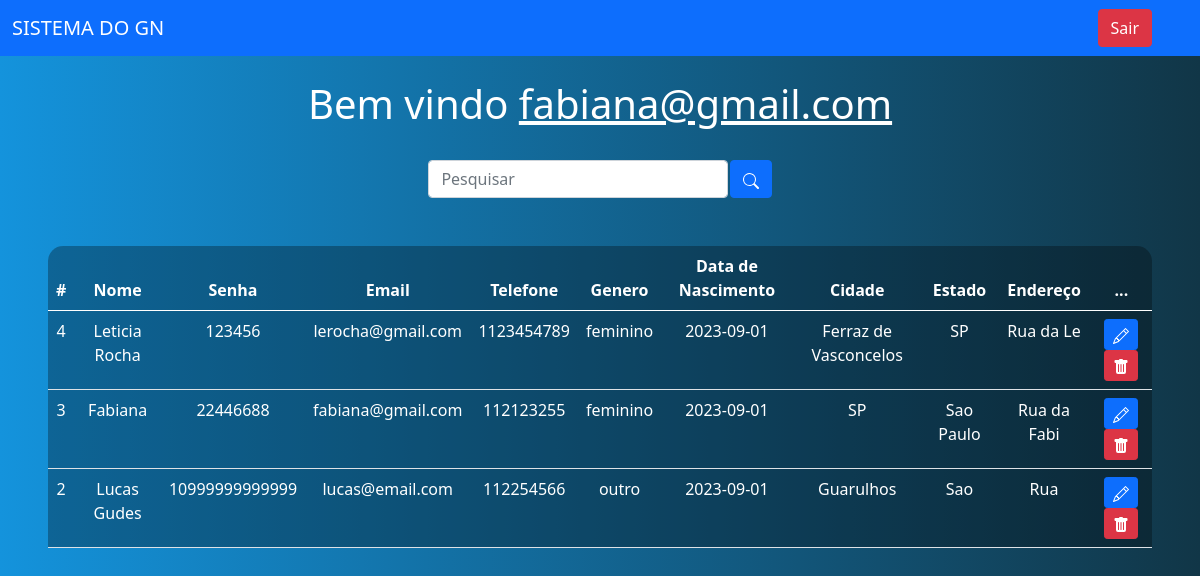
/sistema.php (signed in), run on the app's committed database.
### tables this page shows
CREATE TABLE `usuarios` (
  `id` int(11) NOT NULL,
  `nome` varchar(50) NOT NULL,
  `senha` varchar(20) NOT NULL,
  `email` varchar(110) NOT NULL,
  `telefone` varchar(15) NOT NULL,
  `genero` varchar(15) NOT NULL,
  `data_nasc` date NOT NULL,
  `cidade` varchar(50) NOT NULL,
  `estado` varchar(50) NOT NULL,
  `endereco` varchar(50) NOT NULL
);

### sistema.php (the view, shortened to what this page needs)
<?php
include_once('config.php');
$logado = $_SESSION['email'];
    if (!empty($_GET['search'])) {
        $data = $_GET['search'];
        $sql = "SELECT * FROM usuarios WHERE id LIKE '%$data%' or nome LIKE '%$data%' or email LIKE '%$data%' ORDER BY id DESC";
    } else {
        $sql = "SELECT * FROM usuarios ORDER BY id DESC";
    }
$result = $conexao->query($sql);
?>
<!DOCTYPE html>
<html lang="en">
<head>
    <link href="https://cdn.jsdelivr.net/npm/bootstrap@5.0.2/dist/css/bootstrap.min.css" rel="stylesheet">
</head>
<body>
    <nav class="navbar navbar-expand-lg navbar-dark bg-primary">
        <div class="container-fluid">
            <a class="navbar-brand" href="#">SISTEMA DO GN</a>
        </div>
        <div class="d-flex">
            <a href="sair.php" class="btn btn-danger me-5">Sair</a>
        </div>
    </nav>
    <br>
    <?php
    echo "<h1>Bem vindo <u>$logado</u></h1>";
    ?>
    <br>
    <div class="box-search">
        <input type="search" class="form-control w-25" placeholder="Pesquisar" id="pesquisar">
        <button onclick="searchData()" class="btn btn-primary">
        </button>
    </div>
    <div class="m-5">
        <table class="table text-white table-bg">
            <thead>
                <tr>
                    <th scope="col">#</th>
                    <th scope="col">Nome</th>
                    <th scope="col">Senha</th>
                    <th scope="col">Email</th>
                    <th scope="col">Telefone</th>
                    <th scope="col">Genero</th>
                    <th scope="col">Data de Nascimento</th>
                    <th scope="col">Cidade</th>
                    <th scope="col">Estado</th>
                    <th scope="col">Endereço</th>
                    <th scope="col">...</th>
                </tr>
            </thead>
            <tbody>
                <?php
                while ($user_data = mysqli_fetch_assoc($result)) {
                    echo "<tr>";
                    echo "<td>" . $user_data['id'] . "</td>";
                    echo "<td>" . $user_data['nome'] . "</td>";
                    echo "<td>" . $user_data['senha'] . "</td>";
                    echo "<td>" . $user_data['email'] . "</td>";
                    echo "<td>" . $user_data['telefone'] . "</td>";
                    echo "<td>" . $user_data['genero'] . "</td>";
                    echo "<td>" . $user_data['data_nasc'] . "</td>";
                    echo "<td>" . $user_data['cidade'] . "</td>";
                    echo "<td>" . $user_data['estado'] . "</td>";
                    echo "<td>" . $user_data['endereco'] . "</td>";
                    echo "<td>
                        <a class='btn btn-sm btn-primary' href='edit.php?id=$user_data[id]' title='Editar'>
                            <svg xmlns='http://www.w3.org/2000/svg' width='16' height='16' fill='currentColor' class='bi bi-pencil' viewBox='0 0 16 16'>
                                <path d='M12.146.146a.5.5 0 0 1 .708 0l3 3a.5.5 0 0 1 0 .708l-10 10a.5.5 0 0 1-.168.11l-5 2a.5.5 0 0 1-.65-.65l2-5a.5.5 0 0 1 .11-.168l10-10zM11.207 2.5 13.5 4.793 14.793 3.5 12.5 1.207 11.207 2.5zm1.586 3L10.5 3.207 4 9.707V10h.5a.5.5 0 0 1 .5.5v.5h.5a.5.5 0 0 1 .5.5v.5h.293l6.5-6.5zm-9.761 5.175-.106.106-1.528 3.821 3.821-1.528.106-.106A.5.5 0 0 1 5 12.5V12h-.5a.5.5 0 0 1-.5-.5V11h-.5a.5.5 0 0 1-.468-.325z'/>
                            </svg>
                        </a>
                        <a class='btn btn-sm btn-danger' href='delete.php?id=$user_data[id]' title='Deletar'>
                            <svg xmlns='http://www.w3.org/2000/svg' width='16' height='16' fill='currentColor' class='bi bi-trash-fill' viewBox='0 0 16 16'>
                                <path d='M2.5 1a1 1 0 0 0-1 1v1a1 1 0 0 0 1 1H3v9a2 2 0 0 0 2 2h6a2 2 0 0 0 2-2V4h.5a1 1 0 0 0 1-1V2a1 1 0 0 0-1-1H10a1 1 0 0 0-1-1H7a1 1 0 0 0-1 1H2.5zm3 4a.5.5 0 0 1 .5.5v7a.5.5 0 0 1-1 0v-7a.5.5 0 0 1 .5-.5zM8 5a.5.5 0 0 1 .5.5v7a.5.5 0 0 1-1 0v-7A.5.5 0 0 1 8 5zm3 .5v7a.5.5 0 0 1-1 0v-7a.5.5 0 0 1 1 0z'/>
                            </svg>
                        </a>
                            </td>";
                    echo "</tr>";
                }
                ?>
            </tbody>
        </table>
    </div>
</body>
</html>

### sistema.php (style rules this page uses)
body { background: linear-gradient(to right, rgb(20, 147, 220), rgb(17, 54, 71)); color: white; text-align: center; }
.table-bg { background: rgba(0, 0, 0, 0.3); border-radius: 15px 15px 0 0; }
.box-search { display: flex; justify-content: center; gap: .1%; }

### data on the page
usuarios: id "4", nome "Leticia Rocha", senha "123456", email "lerocha@gmail.com", telefone "1123454789", genero "feminino", data_nasc "2023-09-01", cidade "Ferraz de Vasconcelos", estado "SP", endereco "Rua da Le"
usuarios: id "3", nome "Fabiana", senha "22446688", email "fabiana@gmail.com", telefone "112123255", genero "feminino", data_nasc "2023-09-01", cidade "SP", estado "Sao Paulo", endereco "Rua da Fabi"
usuarios: id "2", nome "Lucas Gudes", senha "10999999999999", email "lucas@email.com", telefone "112254566", genero "outro", data_nasc "2023-09-01", cidade "Guarulhos", estado "Sao", endereco "Rua"

### other printed values
$logado "fabiana@gmail.com"
